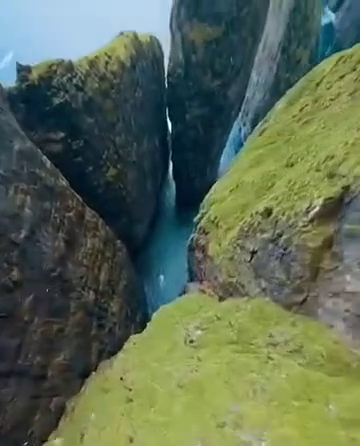
#> input picture frame 26 of drone project/drone1.mp4, 360 x 446 px
$ python 'Drone vision.py'
#> lines starting #> are read from the running program, lines starting #| are printed output that depends on the picture; after the words box and inside, x2 and y2 are one past the last pixel; in counts of white or black regions, pixels touching at a corner belong together
import cv2

cap = cv2.VideoCapture('drone1.mp4')
_, prev = cap.read()
#> prev is the input picture: shape (446, 360, 3); mean B, G, R 84, 105.8, 91.3
prev = cv2.GaussianBlur(cv2.cvtColor(prev, cv2.COLOR_BGR2GRAY), (21, 21), 0)
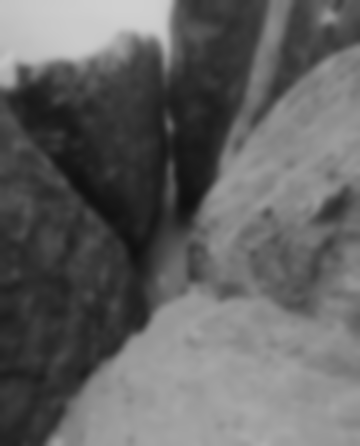
#> prev: shape (446, 360); min 16, max 208, mean 98.9

while True:
    ret, frame = cap.read()
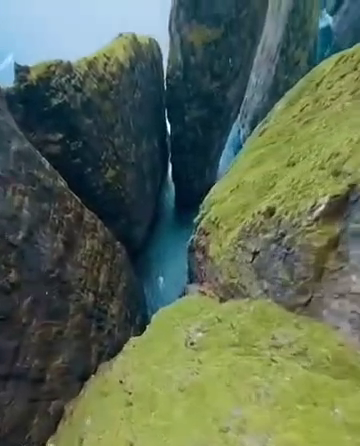
#> input picture frame 27 of drone project/drone1.mp4, 360 x 446 px
#> frame is the input picture: shape (446, 360, 3); mean B, G, R 84.1, 105.7, 91.2
    if not ret:
        break

    gray = cv2.GaussianBlur(cv2.cvtColor(frame, cv2.COLOR_BGR2GRAY), (21, 21), 0)
    diff = cv2.absdiff(prev, gray)
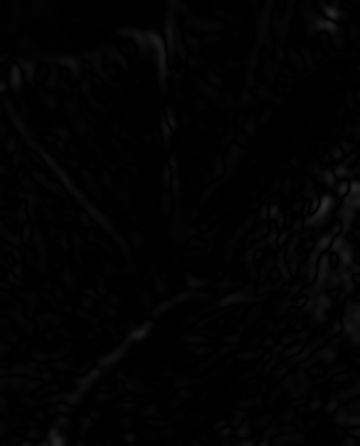
#> diff: shape (446, 360); min 0, max 42, mean 2.6
    thresh = cv2.dilate(cv2.threshold(diff, 25, 255, cv2.THRESH_BINARY)[1], None, iterations=2)
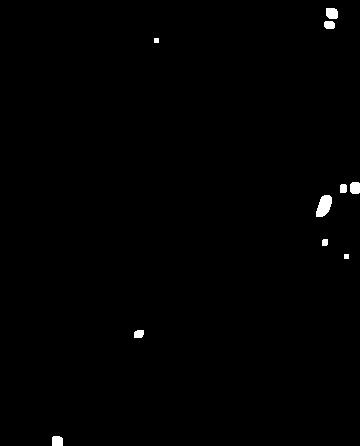
#> thresh: shape (446, 360); 0.55% white; 10 white regions
    cnts, _ = cv2.findContours(thresh, cv2.RETR_EXTERNAL, cv2.CHAIN_APPROX_SIMPLE)
#> cnts = 10 contours, 2 with area under 20; largest, box (x1, y1, x2, y2) and area: (316, 195, 332, 217) 220, (326, 8, 338, 19) 101, (350, 182, 360, 194) 94, (52, 436, 63, 446) 86, (324, 21, 335, 29) 65, (134, 330, 144, 338) 57, (340, 184, 347, 193) 46, (322, 239, 328, 246) 29

    for c in cnts:
        if cv2.contourArea(c) < 500:
            continue
        x, y, w, h = cv2.boundingRect(c)
        cv2.rectangle(frame, (x, y), (x + w, y + h), (0, 0, 255), 2)
#> this loop made 10 passes
#> c on passes 3, 8: [[344, 254], [344, 258], [348, 258], [348, 254]], [[154, 38], [154, 42], [158, 42], [158, 38]]

    cv2.imshow("Obstacle", frame)
    prev = gray
    if cv2.waitKey(30) & 0xFF == ord('q'):
#> (key q is pressed here)
        break

cap.release()
cv2.destroyAllWindows()

$ run again, starting later in the video
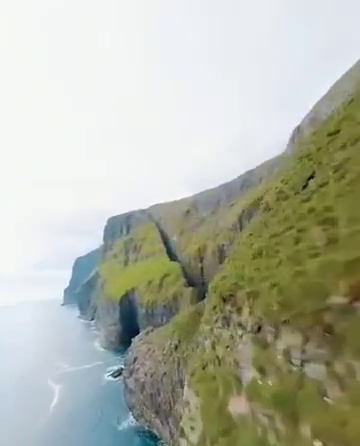
#> input picture frame 208 of drone project/drone1.mp4, 360 x 446 px
#> prev is the input picture: shape (446, 360, 3); mean B, G, R 167, 182.2, 178.8
#> prev: shape (446, 360)
#> `thresh = cv2.dilate(cv2.threshold(diff, 25, 255, cv2.THRESH_BINARY)[1]..`:
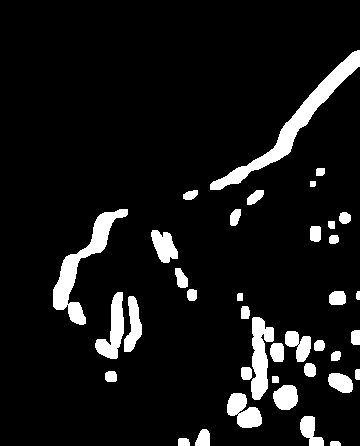
#> thresh: shape (446, 360); 8.5% white; 38 white regions
#> cnts = 38 contours; largest, box (x1, y1, x2, y2) and area: (210, 50, 360, 190) 2572, (53, 209, 128, 325) 1914, (251, 317, 274, 400) 1106, (95, 292, 124, 359) 856, (227, 393, 262, 428) 706
#> the loop `for c in cnts:` made 38 passes
#> (x, y, w, h) on passes 5, 18, 20, 22, 28, 33, 38: (227, 393, 35, 35), (251, 317, 23, 83), (124, 296, 18, 56), (95, 292, 29, 67), (151, 230, 27, 33), (53, 209, 75, 116), (210, 50, 150, 140)
#> after the loop `for c in cnts:`:
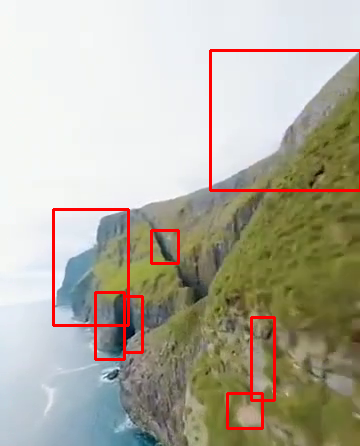
#> frame: shape (446, 360, 3); mean B, G, R 161, 175.5, 180
